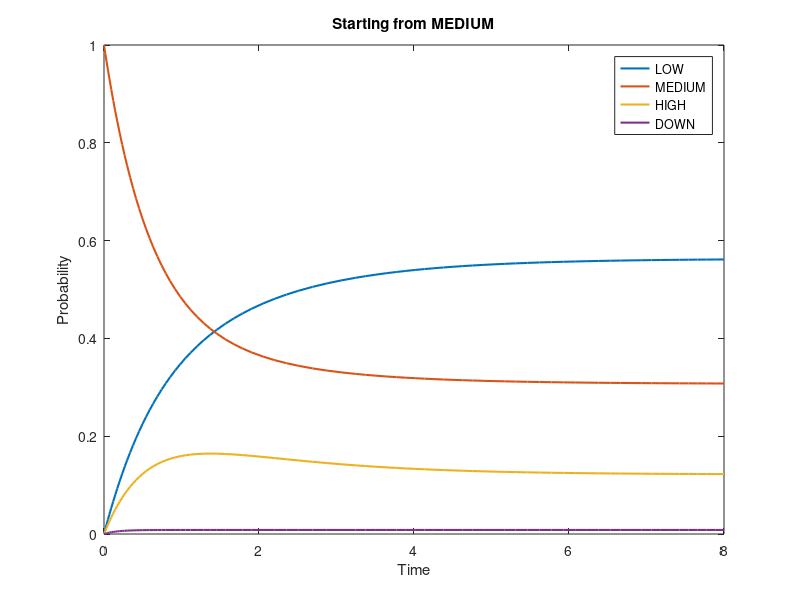
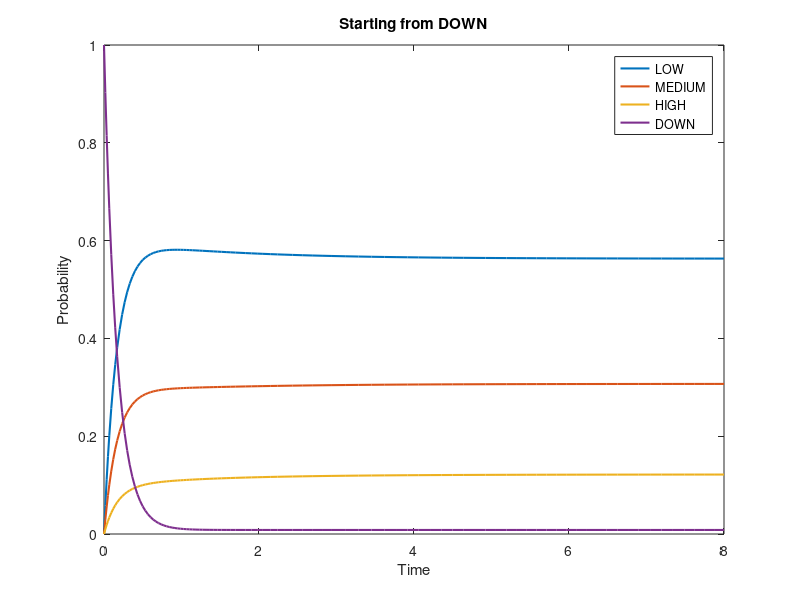

MATLAB code for these plots, in order:
clear all;

T = 8;

% Compute the Infinitesimal Generator Q
q12 = 0.33;
q14 = 0.05;
q21 = 0.6;
q23 = 0.4;
q24 = 0.05;
q32 = 1;
q34 = 0.05;
q41 = 6*0.6;
q42 = 6*0.3;
q43 = 6*0.1;

q11 = -q12-q14;
q22 = -q21-q23-q24;
q33 = -q32-q34;
q44 = -q41-q42-q43;

Q = [q11, q12, 0, q14;
     q21, q22, q23, q24;
     0, q32, q33, q34;
     q41, q42, q43, q44];

% Evolution of the states of the system starting from the MEDIUM state
p0 = [0,1,0,0];
[t0, Sol0] = ode45(@(t,x) Q'*x, [0 T], p0');
figure
plot(t0, Sol0, 'LineWidth', 1.5);
xlabel("Time");
ylabel("Probability");
title("Starting from MEDIUM");
legend("LOW", "MEDIUM", "HIGH", "DOWN");

% Evolution of the states of the system starting from the DOWN state
p1 = [0,0,0,1];
[t1, Sol1] = ode45(@(t,x) Q'*x, [0 T], p1');
figure
plot(t1, Sol1, 'LineWidth', 1.5);
xlabel("Time");
ylabel("Probability");
title("Starting from DOWN");
legend("LOW", "MEDIUM", "HIGH", "DOWN");
